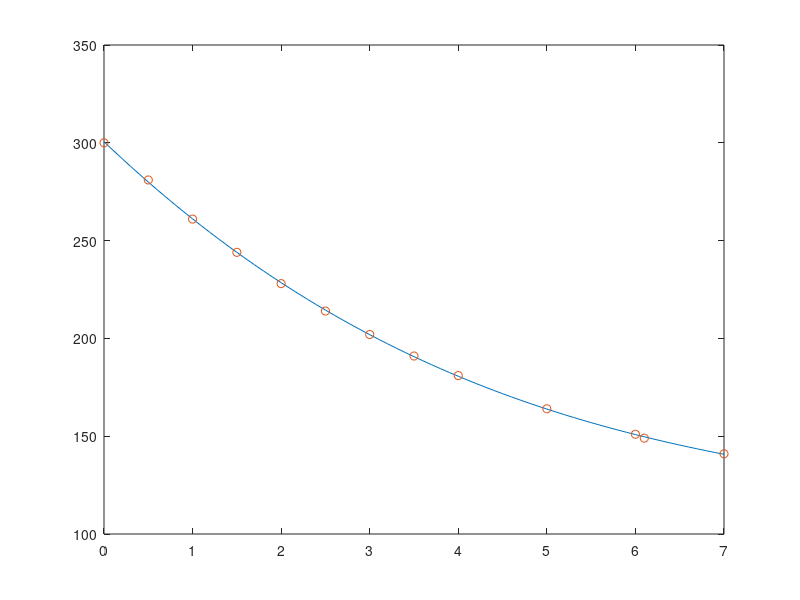

The MATLAB source for this figure:
clc
clear all
 
tim = [0 0.5 1 1.5 2 2.5 3 3.5 4 5 6 6.1 7];
tem = [300 281 261 244 228 214 202 191 181 164 151 149 141];
p = polyfit(tim, tem, 3);
x = 0:0.1:7;
y = polyval(p, x);
plot(x, y,tim, tem, 'o')
